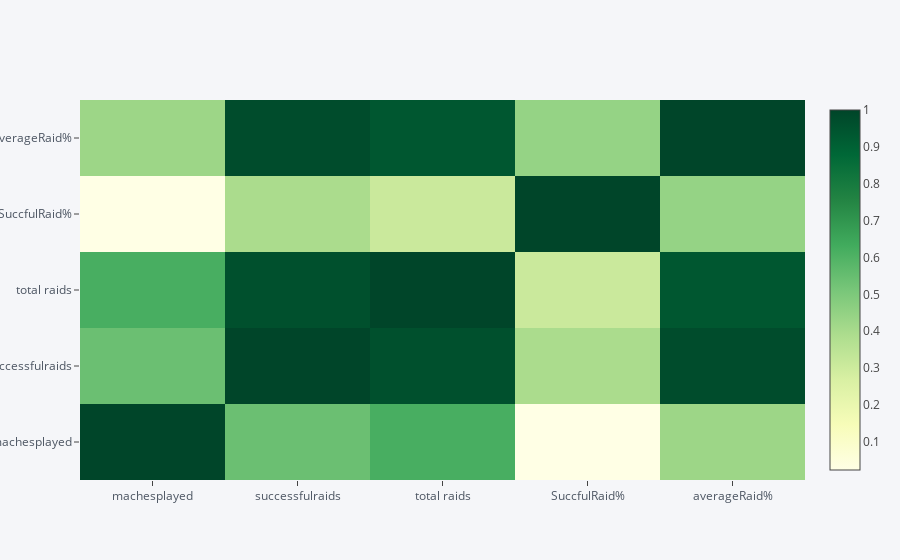

Write notebook code for a chart like this one.
### Code cell
df.corr().iplot(kind='heatmap',colorscale='ylgn')

### Figure 1 — Plotly figure (JSON) as saved in the notebook; plotly's stock layout.template omitted (floating-point values rounded to 4 significant figures)
{"data": [{"colorscale": [[0, "rgb(255,255,229)"], [0.125, "rgb(247,252,185)"], [0.25, "rgb(217,240,163)"], [0.375, "rgb(173,221,142)"], [0.5, "rgb(120,198,121)"], [0.625, "rgb(65,171,93)"], [0.75, "rgb(35,132,67)"], [0.875, "rgb(0,104,55)"], [1, "rgb(0,69,41)"]], "type": "heatmap", "uid": "82f83fbd-d139-46af-8d49-3e9e78907994", "x": ["machesplayed", "successfulraids", "total raids", "SuccfulRaid%", "averageRaid%"], "y": ["machesplayed", "successfulraids", "total raids", "SuccfulRaid%", "averageRaid%"], "z": [[1, 0.5413, 0.6183, 0.0236, 0.4277], [0.5413, 1, 0.9627, 0.395, 0.9761], [0.6183, 0.9627, 1, 0.3099, 0.9371], [0.0236, 0.395, 0.3099, 1, 0.445], [0.4277, 0.9761, 0.9371, 0.445, 1]], "zmax": 1, "zmin": 0.0236}], "layout": {"legend": {"bgcolor": "#F5F6F9", "font": {"color": "#4D5663"}}, "paper_bgcolor": "#F5F6F9", "plot_bgcolor": "#F5F6F9", "title": {"font": {"color": "#4D5663"}}, "xaxis": {"gridcolor": "#E1E5ED", "showgrid": true, "tickfont": {"color": "#4D5663"}, "title": {"font": {"color": "#4D5663"}, "text": ""}, "zerolinecolor": "#E1E5ED"}, "yaxis": {"gridcolor": "#E1E5ED", "showgrid": true, "tickfont": {"color": "#4D5663"}, "title": {"font": {"color": "#4D5663"}, "text": ""}, "zerolinecolor": "#E1E5ED"}}}
